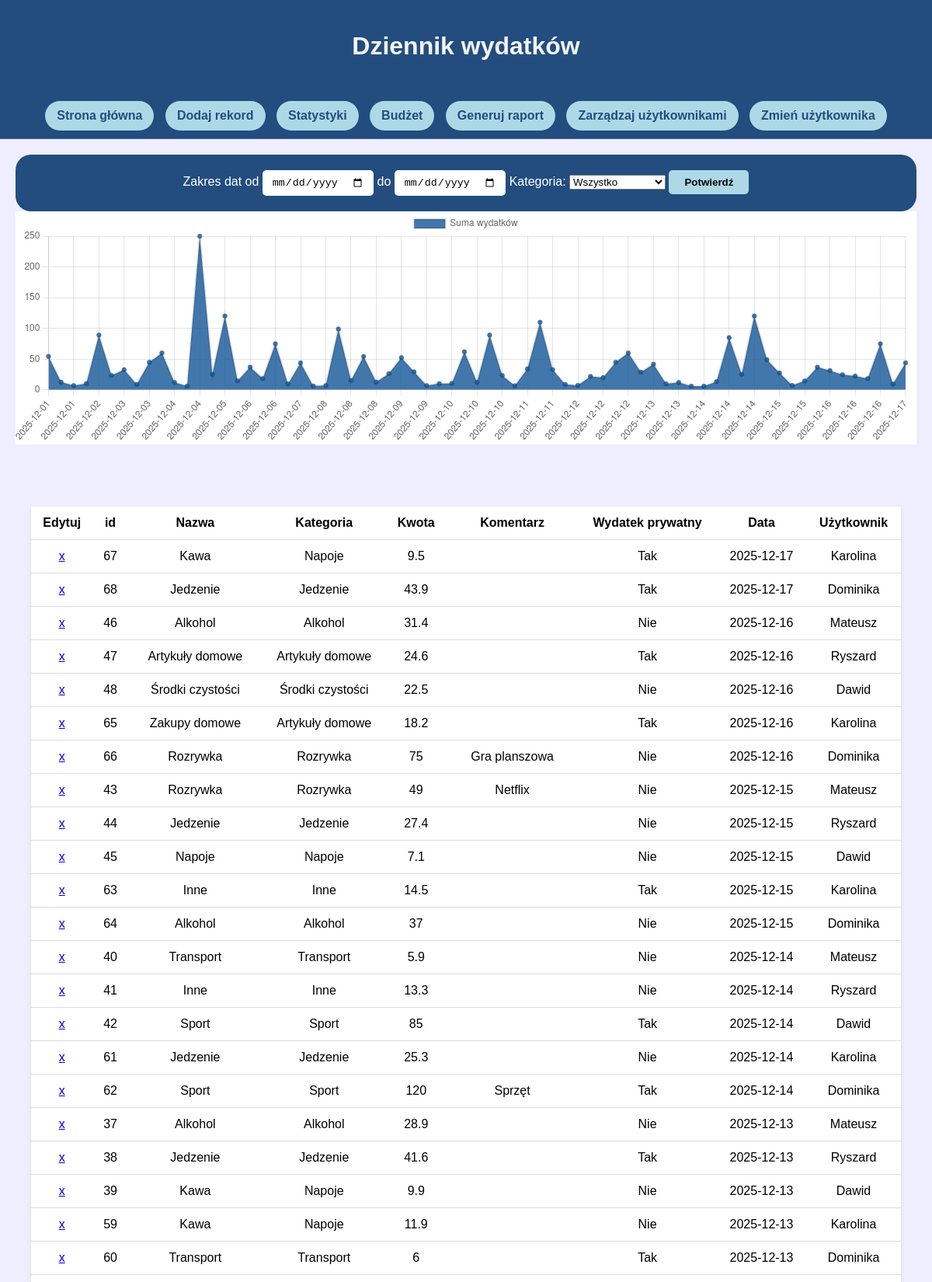
The app's page /stats (signed in, upper part) with its own data.
### tables this page shows
CREATE TABLE expenses (
    id INTEGER PRIMARY KEY AUTOINCREMENT,
    name TEXT NOT NULL,
    category INTEGER NOT NULL,    -- odwołanie do categories.id
    amount NUMERIC NOT NULL,      -- precyzyjniej do pieniędzy niż REAL
    comment TEXT,
    privExpense INTEGER NOT NULL, -- 0 lub 1
    date TEXT NOT NULL, uid INTEGER DEFAULT 1,           -- YYYY-MM-DD
    FOREIGN KEY(category) REFERENCES categories(id)
);

CREATE TABLE categories (
    id INTEGER PRIMARY KEY,       -- automatycznie UNIQUE i NOT NULL
    name TEXT NOT NULL
);

CREATE TABLE users (
    id INTEGER PRIMARY KEY AUTOINCREMENT,
    username TEXT UNIQUE NOT NULL
);

### app.py (the view, shortened to what this page needs)
@app.route('/stats', methods=['GET', 'POST'])
def stats():
    if 'uid' not in session:
        return redirect('/login')
    conn = get_db_connection()
    categories = generateCategories()
    chartData = conn.execute('''SELECT amount, date FROM expenses
                                ORDER BY date''').fetchall()
    expenses = conn.execute('''SELECT e.id, e.name, c.name AS category, e.amount, e.comment, e.privExpense, e.date, u.username
                               FROM expenses e
                                JOIN categories c ON e.category = c.id  JOIN users u ON e.uid = u.id
                               ORDER BY e.date DESC''').fetchall()
    conn.close()
    labels = [row["date"] for row in chartData]
    values = [row["amount"] for row in chartData]
    return render_template('stats.html', labels=labels, values=values, expenses = expenses, categories = categories, user=userName())

### app.py (called while the page is built)
def get_db_connection():
    conn = sqlite3.connect('database.db')
    conn.row_factory = sqlite3.Row
    return conn

def generateCategories():
    conn = get_db_connection()
    categories = conn.execute('''SELECT id, name FROM categories''').fetchall()
    categories.append(categories.pop(0))
    return categories

def userName():
    if 'uid' not in session:
        return "Nie zalogowano"
    conn = get_db_connection()
    name = conn.execute('''SELECT username FROM users WHERE id = ?''', (session['uid'],)).fetchone()
    conn.close()
    if name is None:
        return "Nie zalogowano"
    return name[0]

### templates/stats.html (shortened to what this page needs)
<!DOCTYPE html>
<html lang="pl">
<head>
    <link rel="stylesheet" href="{{ url_for('static', filename='css/style.css') }}">
</head>
<body>
    <div class="wrapper">
        <header>
            <h1>Dziennik wydatków</h1>
        </header>
        <nav>
            <a href="{{ url_for('index')}}" class="navButton">Strona główna</a>
            <a href="{{ url_for('add')}}" class="navButton">Dodaj rekord</a>
            <a href="{{ url_for('stats')}}" class="navButton">Statystyki</a>
            <a href="{{ url_for('budget')}}" class="navButton">Budżet</a>
            <a href="{{ url_for('report')}}" class="navButton">Generuj raport</a>
            <a href="{{ url_for('manageUsers')}}" class="navButton">Zarządzaj użytkownikami</a>
            <a href="{{ url_for('login')}}" class="navButton">Zmień użytkownika</a>
        </nav>
        <main>
            <div class="dataInput">
                <form action="" method="POST">
                    Zakres dat od
                    <input type="date" name="firstDate"> do
                    <input type="date" name="secondDate">
                    Kategoria:
                    <select name="category" id="category">
                        <option value="every">Wszystko</option>
                    </select>
                    <input type="submit" value="Potwierdź">
                </form>
            </div>
            <div class="chart">
                <canvas id="myChart"></canvas>
                <script>
                    const labels = {{ labels|tojson }};
                    const values = {{ values|tojson }};
                    const ctx = document.getElementById("myChart").getContext("2d");
                    new Chart(ctx, {
                        type: "line",
                        data: {
                            labels: labels,
                            datasets: [{
                                label: "Suma wydatków",
                                data: values,
                                fill: true,
                                backgroundColor: "rgba(19, 86, 151, 0.8)",
                                // lineTension: 0.5
                            }]
                        },
                        options: {
                            responsive: true,
                            maintainAspectRatio: false,
                            plugins: {
                                legend: { display: true }
                            }
                        }
                    });
                </script>
            </div>
        </main>
        <section>
            <table>
                <thead>
                    <tr>
                        <th>Edytuj</th>
                        <th>id</th>
                        <th>Nazwa</th>
                        <th>Kategoria</th>
                        <th>Kwota</th>
                        <th>Komentarz</th>
                        <th>Wydatek prywatny</th>
                        <th>Data</th>
                        <th>Użytkownik</th>
                    </tr>
                </thead>
                <tbody>
                    {% for expense in expenses %}
                    <tr>
                        <td><a href="{{ url_for('edit', id=expense.id) }}">x</a></td>
                        <td>{{ expense.id }}</td>
                        <td>{{ expense.name }}</td>
                        <td>{{ expense.category }}</td>
                        <td>{{ expense.amount }}</td>
                        <td>{{ expense.comment }}</td>
                        <td>{{ "Tak" if expense.privExpense == 1 else "Nie" }}</td>
                        <td>{{ expense.date }}</td>
                        <td>{{ expense.username }}</td>
                    </tr>
                    {% endfor %}
                </tbody>
            </table>
        </section>
    </div>
</body>
</html>

### static/css/style.css (style rules this page uses)
html, body { margin: 0; padding: 0; width: 100%; height: 100%; font-family: Arial, Helvetica, sans-serif; background-color: #eef; }
.wrapper { width: 100%; min-height: 100vh; display: flex; flex-direction: column; background-color: #eef; box-shadow: none; border-radius: 0; }
header { padding: 20px 0; background-color: rgb(34, 77, 126); text-align: center; color: whitesmoke; }
nav { padding: 10px 0; background-color: rgb(34, 77, 126); text-align: center; border-bottom: 1px solid rgba(255,255,255,0.1); }
.navButton { background-color: lightblue; padding: 10px 15px; margin-inline: 5px; border-radius: 20px; text-decoration: none; color: rgb(34, 77, 126); font-weight: bold; display: inline-block; }
main { flex: 1; display: flex; flex-direction: column; background-color: #eef; padding: 20px; }
.chart { flex-grow: 1; max-height: 300px; display: flex; flex-direction: column; background-color: white; margin-bottom: 20px; }
#myChart { width: 100%; max-height: 100%; }
.dataInput { padding: 20px; background-color: rgb(34, 77, 126); display: flex; flex-direction: row; gap: 10px; justify-content: center; align-items: center; color: white; flex-wrap: wrap; border-radius: 20px; }
.dataInput input { background-color: #fff; border: none; padding: 8px 12px; border-radius: 5px; }
.dataInput input[type=submit] { background-color: lightblue; cursor: pointer; font-weight: bold; padding: 8px 20px; }
section { padding: 40px; display: flex; flex-direction: column; justify-content: center; align-items: center; background-color: #eef; }
table { width: 100%; max-width: 1200px; margin: 0 auto; text-align: center; border-collapse: collapse; background-color: white; box-shadow: 0 2px 5px rgba(0,0,0,0.1); }
td, th { padding: 12px; border-bottom: 1px solid #ddd; }

### records on screen
expenses: id "67", name "Kawa", category "Napoje", amount "9.5", privExpense "Tak", date "2025-12-17", username "Karolina"
expenses: id "68", name "Jedzenie", category "Jedzenie", amount "43.9", privExpense "Tak", date "2025-12-17", username "Dominika"
expenses: id "46", name "Alkohol", category "Alkohol", amount "31.4", privExpense "Nie", date "2025-12-16", username "Mateusz"
expenses: id "47", name "Artykuły domowe", category "Artykuły domowe", amount "24.6", privExpense "Tak", date "2025-12-16", username "Ryszard"
expenses: id "48", name "Środki czystości", category "Środki czystości", amount "22.5", privExpense "Nie", date "2025-12-16", username "Dawid"
expenses: id "65", name "Zakupy domowe", category "Artykuły domowe", amount "18.2", privExpense "Tak", date "2025-12-16", username "Karolina"
expenses: id "66", name "Rozrywka", category "Rozrywka", amount "75", comment "Gra planszowa", privExpense "Nie", date "2025-12-16", username "Dominika"
expenses: id "43", name "Rozrywka", category "Rozrywka", amount "49", comment "Netflix", privExpense "Nie", date "2025-12-15", username "Mateusz"
expenses: id "44", name "Jedzenie", category "Jedzenie", amount "27.4", privExpense "Nie", date "2025-12-15", username "Ryszard"
expenses: id "45", name "Napoje", category "Napoje", amount "7.1", privExpense "Nie", date "2025-12-15", username "Dawid"
expenses: id "63", name "Inne", category "Inne", amount "14.5", privExpense "Tak", date "2025-12-15", username "Karolina"
expenses: id "64", name "Alkohol", category "Alkohol", amount "37", privExpense "Nie", date "2025-12-15", username "Dominika"
expenses: id "40", name "Transport", category "Transport", amount "5.9", privExpense "Nie", date "2025-12-14", username "Mateusz"
expenses: id "41", name "Inne", category "Inne", amount "13.3", privExpense "Nie", date "2025-12-14", username "Ryszard"
expenses: id "42", name "Sport", category "Sport", amount "85", privExpense "Tak", date "2025-12-14", username "Dawid"
expenses: id "61", name "Jedzenie", category "Jedzenie", amount "25.3", privExpense "Nie", date "2025-12-14", username "Karolina"
expenses: id "62", name "Sport", category "Sport", amount "120", comment "Sprzęt", privExpense "Tak", date "2025-12-14", username "Dominika"
expenses: id "37", name "Alkohol", category "Alkohol", amount "28.9", privExpense "Nie", date "2025-12-13", username "Mateusz"
expenses: id "38", name "Jedzenie", category "Jedzenie", amount "41.6", privExpense "Tak", date "2025-12-13", username "Ryszard"
expenses: id "39", name "Kawa", category "Napoje", amount "9.9", privExpense "Nie", date "2025-12-13", username "Dawid"
expenses: id "59", name "Kawa", category "Napoje", amount "11.9", privExpense "Nie", date "2025-12-13", username "Karolina"
expenses: id "60", name "Transport", category "Transport", amount "6", privExpense "Tak", date "2025-12-13", username "Dominika"
